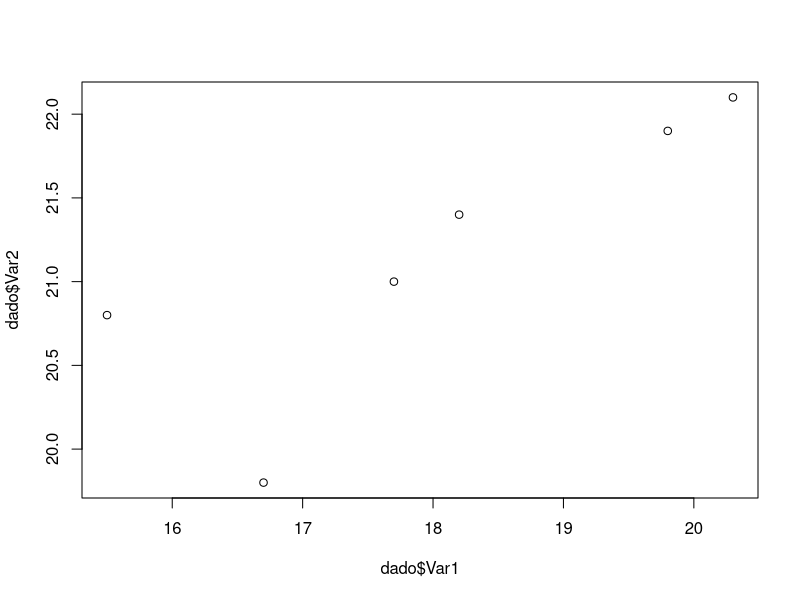
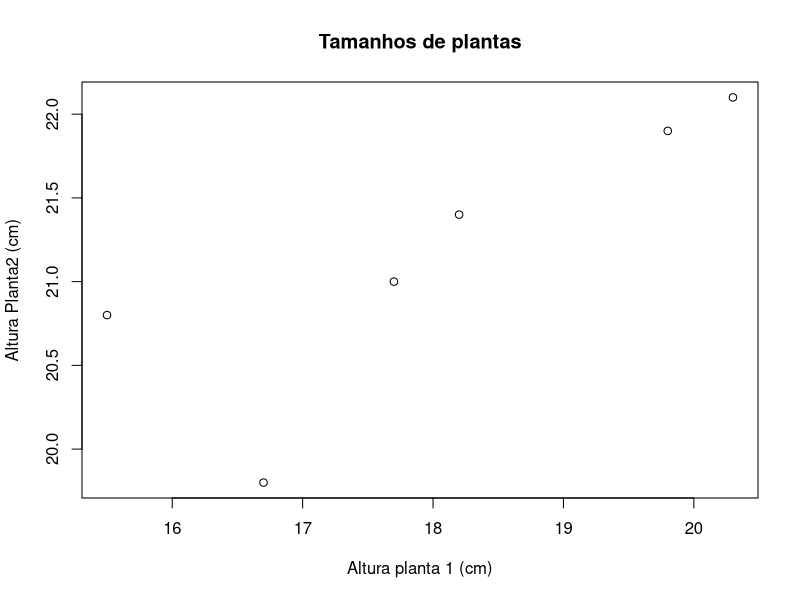

Write R code to recreate these figures, in order.
#...ANOVA de plantas
#...Autor: Evaldo Silva
dado=read.csv("planta.csv", sep = ";", dec = ",")
dado
dado$Var3
mean(dado$Var1)
x= dado$Var1; y= dado$Var2
plot(dado$Var1, dado$Var2)
plot(x,y, main = "Tamanhos de plantas",  ###comentRIO
     xlab = "Altura planta 1 (cm)", 
     ylab = "Altura Planta2 (cm)")
sum(x)
sum(dado$Var1)
attach(dado)
Var1
sum(Var1)

